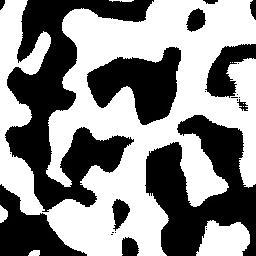
#> input picture imagetest.jpg, 256 x 256 px
$ jupyter execute Untitled.ipynb
#> lines starting #> are read from the running program, lines starting #| are printed output that depends on the picture
[cell 1]
import numpy as np
import matplotlib.pyplot as plt

import cv2
import time

[cell 2]
elementStruct = np.ones((9,9))
centre = [4,4]

srcimg = cv2.imread("imagetest.jpg",cv2.IMREAD_GRAYSCALE)
#> srcimg is the input picture: shape (256, 256); min 0, max 255, mean 139.4

src = np.zeros((srcimg.shape[0],srcimg.shape[1]))
src[srcimg<50] = 0
src[srcimg>50] = 1

[cell 3]
plt.imshow(src, cmap='gray')
plt.plot()
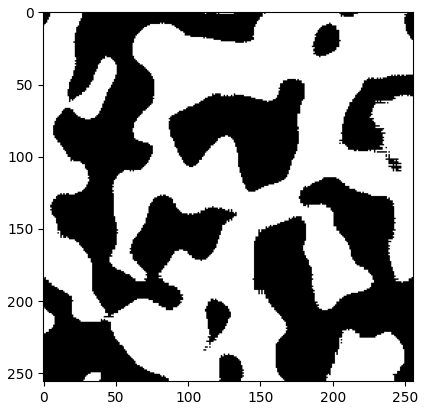
#> figure drawn by matplotlib, 1 panel

[cell 4]
def erode_img(img, elementStruct, center):
    e1 = int(elementStruct.shape[0]/2)
    e2 = int(elementStruct.shape[1]/2)
    print(str(e1)+str(e2))
    dst = np.zeros((img.shape[0],img.shape[1]))
    for i in range(e1,img.shape[0]-e1):
        for j in range(e2,img.shape[1]-e2):
            array = []
            for k in range(elementStruct.shape[0]):
                line = []
                for l in range(elementStruct.shape[1]):
                    line.append(img[i-e1+k][j-e2+l])
                array.append(line)
            nparray = np.asmatrix(array)
            if erode(nparray,elementStruct):
                x = i-e1+center[0]
                y = j-e2+center[1]
                dst[x,y] = 1
                print("x:"+str(x)+" y:"+str(y)+" "+str(dst[x,y]))
    return dst

[cell 5]
def erode(array, elementStruct):
    toErode = True
    for i in range(array.shape[0]):
        for j in range(array.shape[1]):
            if array[i,j]!=elementStruct[i,j]:
                if elementStruct[i,j]==1:
                    toErode = False

    return toErode

[cell 6]
dst = erode_img(src, elementStruct, centre)

[cell 7]
plt.imshow(dst, cmap='gray')
plt.plot()
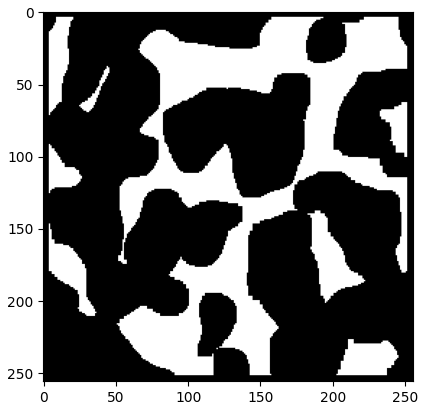
#> figure drawn by matplotlib, 1 panel
